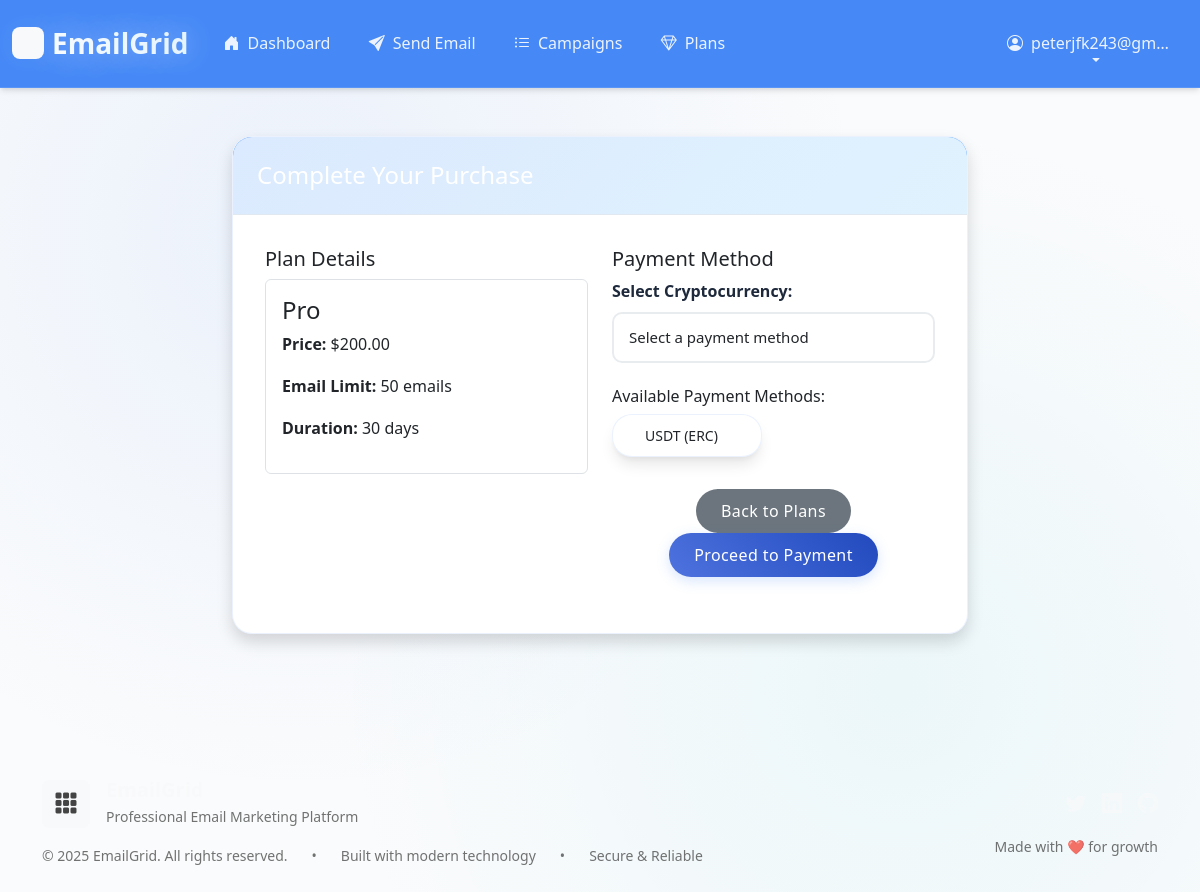
Page /payments/checkout/1/ (signed in) on the committed database.
### accounts/models.py (models this page shows, shortened)
class CustomUser(AbstractUser):
    email = models.EmailField(unique=True)
    username = models.CharField(max_length=150, unique=True, blank=True, null=True)
    created_at = models.DateTimeField(auto_now_add=True)
    updated_at = models.DateTimeField(auto_now=True)
    USERNAME_FIELD = 'email'
    REQUIRED_FIELDS = ['username']
    class Meta:
        verbose_name = 'User'
        verbose_name_plural = 'Users'

### payments/models.py (models this page shows, shortened)
class SubscriptionPlan(models.Model):
    name = models.CharField(max_length=100, null=True, blank=True)
    price = models.DecimalField(max_digits=10, decimal_places=2)
    max_emails = models.IntegerField(default=100)
    duration_days = models.IntegerField(default=30)
    class Meta:
        verbose_name = 'Subscription Plan'
        verbose_name_plural = 'Subscription Plans'

class PaymentInfo(models.Model):
    cryptocurrency = models.CharField(max_length=20, null=True, blank=True)
    symbol = models.CharField(max_length=10, null=True, blank=True)
    wallet_address = models.CharField(max_length=255, null=True, blank=True)
    class Meta:
        verbose_name = 'Payment Info'
        verbose_name_plural = 'Payment Infos'

### payments/views.py (the view)
# urls.py: path('checkout/<int:plan_id>/', views.payment, name='checkout'),
@login_required
def payment(request, plan_id):
    plan = get_object_or_404(SubscriptionPlan, id=plan_id)
    payment_methods = PaymentInfo.objects.all()
    if request.method == 'POST':
        form = PaymentForm(request.POST)
        if form.is_valid():
            payment_method = form.cleaned_data['payment_method']
            payment = Payment.objects.create(
                user=request.user,
                plan=plan,
                payment_wallet=payment_method,
                amount=plan.price,
                status='WAITING'  # Waiting for payment
            )
            return redirect('payments:payment_instructions', payment_id=payment.payment_id)
    else:
        form = PaymentForm()
    return render(request, 'payments/checkout.html', {
        'plan': plan,
        'payment_methods': payment_methods,
        'form': form
    })

### payments/forms.py
class PaymentForm(forms.Form):
    payment_method = forms.ModelChoiceField(
        queryset=PaymentInfo.objects.all(),
        empty_label="Select a payment method",
        widget=forms.Select(attrs={'class': 'form-control'}),
        required=True
    )
    def __init__(self, *args, **kwargs):
        super().__init__(*args, **kwargs)
        self.fields['payment_method'].label_from_instance = lambda obj: f"{obj.cryptocurrency} ({obj.symbol})"

### templates/payments/checkout.html (shortened to what this page needs)
{% extends 'base.html' %}
{% block content %}
<div class="container py-5">
    <div class="row justify-content-center">
        <div class="col-md-8">
            <div class="card shadow">
                <div class="card-header bg-primary text-white">
                    <h4 class="mb-0">Complete Your Purchase</h4>
                </div>
                <div class="card-body">
                    <div class="row mb-4">
                        <div class="col-md-6">
                            <h5 class="card-title">Plan Details</h5>
                            <div class="plan-details p-3 border rounded">
                                <h4>{{ plan.name }}</h4>
                                <p><strong>Price:</strong> ${{ plan.price }}</p>
                                <p><strong>Email Limit:</strong> {{ plan.max_emails }} emails</p>
                                <p><strong>Duration:</strong> {{ plan.duration_days }} days</p>
                            </div>
                        </div>
                        <div class="col-md-6">
                            <h5 class="card-title">Payment Method</h5>
                            <form method="post">
                                <div class="mb-3">
                                    <label for="{{ form.payment_method.id_for_label }}" class="form-label">Select Cryptocurrency:</label>
                                    {{ form.payment_method }}
                                </div>
                                <div class="payment-methods mt-4">
                                    <h6>Available Payment Methods:</h6>
                                    <div class="row">
                                        {% for method in payment_methods %}
                                        <div class="col-md-6 mb-2">
                                            <div class="card">
                                                <div class="card-body py-2">
                                                    <small>{{ method.cryptocurrency }} ({{ method.symbol }})</small>
                                                </div>
                                            </div>
                                        </div>
                                        {% empty %}
                                        <div class="col-12">
                                            <div class="alert alert-warning">No payment methods available</div>
                                        </div>
                                        {% endfor %}
                                    </div>
                                </div>
                                <div class="text-center mt-4">
                                    <a href="{% url 'payments:subscription_plans' %}" class="btn btn-secondary">Back to Plans</a>
                                    <button type="submit" class="btn btn-primary">Proceed to Payment</button>
                                </div>
                            </form>
                        </div>
                    </div>
                </div>
            </div>
        </div>
    </div>
</div>
{% endblock %}

### templates/base.html (shortened to what this page needs)
<!DOCTYPE html>
<html lang="en">
<head>
    {% load static %}
    <link href="https://cdn.jsdelivr.net/npm/bootstrap@5.3.0/dist/css/bootstrap.min.css" rel="stylesheet">
    <link rel="stylesheet" href="https://cdn.jsdelivr.net/npm/bootstrap-icons@1.11.0/font/bootstrap-icons.css">
    <link rel="stylesheet" href="{% static 'css/modern-theme.css' %}">
    <link rel="stylesheet" href="{% static 'css/styles.css' %}">
</head>
<body>
    <nav class="navbar navbar-expand-lg navbar-dark bg-primary sticky-top">
        <div class="container-fluid">
            <a class="navbar-brand text-white d-flex align-items-center" {% if user.is_authenticated %}href="{% url 'accounts:profile' %}"{% else %}href="{% url 'core:index' %}"{% endif %}>
                <div class="me-2 p-1 rounded-3 bg-light d-flex align-items-center justify-content-center" style="width: 32px; height: 32px;">
                    <i class="bi bi-grid-3x3-gap-fill text-primary fs-6"></i>
                </div>
                <span class="fw-bold">EmailGrid</span>
            </a>
            <div class="collapse navbar-collapse d-none d-lg-flex">
                <ul class="navbar-nav me-auto">
                    {% if user.is_authenticated %}
                        <li class="nav-item">
                            <a class="nav-link text-white" href="{% url 'accounts:profile' %}">
                                <i class="bi bi-house-door-fill me-2"></i>Dashboard
                            </a>
                        </li>
                        <li class="nav-item">
                            <a class="nav-link text-white" href="{% url 'core:create_campaign' %}">
                                <i class="bi bi-send-fill me-2"></i>Send Email
                            </a>
                        </li>
                        <li class="nav-item">
                            <a class="nav-link text-white" href="{% url 'core:campaign_list' %}">
                                <i class="bi bi-list-ul me-2"></i>Campaigns
                            </a>
                        </li>
                        <li class="nav-item">
                            <a class="nav-link text-white" href="{% url 'payments:subscription_plans' %}">
                                <i class="bi bi-gem me-2"></i>Plans
                            </a>
                        </li>
                    {% endif %}
                </ul>
                <ul class="navbar-nav">
                    {% if user.is_authenticated %}
                        <li class="nav-item dropdown">
                            <a class="nav-link dropdown-toggle text-white d-flex align-items-center" href="#" role="button" data-bs-toggle="dropdown">
                                <i class="bi bi-person-circle me-2"></i>{{ user.email|truncatechars:15 }}
                            </a>
                        </li>
                    {% endif %}
                </ul>
            </div>
        </div>
    </nav>
    <main class="flex-grow-1">
        {% block content %}
        {% endblock %}
    </main>
    <footer class="py-5 mt-5">
        <div class="container">
            <div class="row align-items-center">
                <div class="col-md-8">
                    <div class="d-flex align-items-center mb-3">
                        <div class="me-3 p-2 rounded-3 bg-light d-flex align-items-center justify-content-center" style="width: 48px; height: 48px;">
                            <i class="bi bi-grid-3x3-gap-fill text-primary-blue fs-4"></i>
                        </div>
                        <div>
                            <h5 class="mb-1 fw-bold text-light">EmailGrid</h5>
                            <p class="mb-0 opacity-75 small">Professional Email Marketing Platform</p>
                        </div>
                    </div>
                    <div class="d-flex flex-wrap gap-4 opacity-75">
                        <small>© {% now "Y" %} EmailGrid. All rights reserved.</small>
                        <small>•</small>
                        <small>Built with modern technology</small>
                        <small>•</small>
                        <small>Secure & Reliable</small>
                    </div>
                </div>
                <div class="col-md-4 text-md-end mt-4 mt-md-0">
                    <div class="d-flex justify-content-md-end justify-content-center gap-3">
                        <a href="#" class="text-light opacity-75 text-decoration-none">
                            <i class="bi bi-twitter fs-5"></i>
                        </a>
                        <a href="#" class="text-light opacity-75 text-decoration-none">
                            <i class="bi bi-linkedin fs-5"></i>
                        </a>
                        <a href="#" class="text-light opacity-75 text-decoration-none">
                            <i class="bi bi-github fs-5"></i>
                        </a>
                    </div>
                    <small class="d-block mt-3 opacity-75">Made with ❤️ for growth</small>
                </div>
            </div>
        </div>
    </footer>
</body>
</html>

### static/css/modern-theme.css (style rules this page uses)
:root { --primary-blue: #3b82f6; --primary-light: #60a5fa; --primary-dark: #1d4ed8; --secondary-blue: #06b6d4; --accent-blue: #0ea5e9; --sky-light: #e0f2fe; --sky-lighter: #f0f9ff; --primary-gradient: linear-gradient(135deg, #3b82f6 0%, #06b6d4 100%); --secondary-gradient: linear-gradient(135deg, #60a5fa 0%, #0ea5e9 100%); --success-gradient: linear-gradient(135deg, #10b981 0%, #06b6d4 100%); --hero-gradient: linear-gradient(135deg, #dbeafe 0%, #e0f2fe 100%); --surface-bg: #fafbfc; --card-bg: #ffffff; --nav-bg: rgba(59, 130, 246, 0.95); --footer-bg: linear-gradient(135deg, #1e40af 0%, #0369a1 100%); --text-primary: #1e293b; --text-secondary: #64748b; --text-muted: #94a3b8; --text-light: #ffffff; --border-light: #e2e8f0; --border-medium: #cbd5e1; --shadow-sm: 0 1px 2px 0 rgba(0, 0, 0, 0.05); --shadow-md: 0 4px 6px -1px rgba(0, 0, 0, 0.1), 0 2px 4px -1px rgba(0, 0, 0, 0.06); --shadow-lg: 0 10px 15px -3px rgba(0, 0, 0, 0.1), 0 4px 6px -2px rgba(0, 0, 0, 0.05); --shadow-xl: 0 20px 25px -5px rgba(0, 0, 0, 0.1), 0 10px 10px -5px rgba(0, 0, 0, 0.04); --shadow-blue: 0 4px 14px 0 rgba(59, 130, 246, 0.2); --transition-fast: all 0.2s cubic-bezier(0.4, 0, 0.2, 1); --transition-smooth: all 0.3s cubic-bezier(0.4, 0, 0.2, 1); --transition-bounce: all 0.3s cubic-bezier(0.68, -0.55, 0.265, 1.55); }
* { scroll-behavior: smooth; }
body { font-family: 'Inter', -apple-system, BlinkMacSystemFont, 'Segoe UI', 'Roboto', sans-serif; background: var(--surface-bg); background-image: radial-gradient(circle at 25% 25%, rgba(59, 130, 246, 0.08) 0%, transparent 50%), radial-gradient(circle at 75% 75%, rgba(6, 182, 212, 0.06) 0%, transparent 50%); min-height: 100vh; display: flex; flex-direction: column; line-height: 1.6; color: var(--text-primary); font-weight: 400; }
.navbar { backdrop-filter: blur(20px); background: var(--nav-bg) !important; border-bottom: 1px solid rgba(255, 255, 255, 0.1); padding: 1rem 0; box-shadow: var(--shadow-md); }
.navbar-brand { font-weight: 700; font-size: 1.75rem; background: linear-gradient(45deg, #ffffff, #e0f2fe); -webkit-background-clip: text; -webkit-text-fill-color: transparent; background-clip: text; text-shadow: 0 0 30px rgba(255, 255, 255, 0.5); }
.nav-link { font-weight: 500; transition: var(--transition-smooth); position: relative; padding: 0.6rem 1.2rem !important; border-radius: 12px; color: rgba(255, 255, 255, 0.9) !important; }
.nav-link::after { content: ''; position: absolute; width: 0; height: 2px; bottom: 4px; left: 50%; background: linear-gradient(90deg, transparent, #ffffff, transparent); transition: var(--transition-smooth); border-radius: 1px; }
.card { border: none; border-radius: 20px; box-shadow: var(--shadow-lg); background: var(--card-bg); backdrop-filter: blur(10px); transition: var(--transition-smooth); overflow: hidden; border: 1px solid rgba(59, 130, 246, 0.1); }
.card-header { background: var(--hero-gradient); border-bottom: 1px solid var(--border-light); padding: 1.5rem; font-weight: 600; color: var(--text-primary); }
.card-body { padding: 2rem; }
.btn { font-weight: 500; border-radius: 12px; padding: 12px 28px; transition: var(--transition-smooth); border: none; position: relative; overflow: hidden; text-transform: none; letter-spacing: 0.025em; }
.btn::before { content: ''; position: absolute; top: 0; left: -100%; width: 100%; height: 100%; background: linear-gradient(90deg, transparent, rgba(255, 255, 255, 0.2), transparent); transition: left 0.5s; }
.btn-primary { background: var(--primary-gradient); color: white; box-shadow: var(--shadow-blue); }
.form-control { font-size: 15px; border-radius: 12px; border: 2px solid var(--border-light); padding: 12px 16px; transition: var(--transition-smooth); background: rgba(255, 255, 255, 0.95); backdrop-filter: blur(10px); }
.form-label { font-weight: 600; color: var(--text-primary); margin-bottom: 8px; }

### static/css/styles.css (style rules this page uses)
:root { --primary-color: #4e73df; --primary-dark: #224abe; --secondary-color: #f8f9fa; --text-color: #444; --border-radius: 15px; --box-shadow: 0 10px 30px rgba(0,0,0,0.1); }
body { color: var(--text-color); font-family: 'Segoe UI', Tahoma, Geneva, Verdana, sans-serif; }
.btn { border-radius: 50px; padding: 10px 25px; font-weight: 500; transition: all 0.3s ease; }
.btn-primary { background: linear-gradient(45deg, var(--primary-color), var(--primary-dark)); border: none; }
.form-control { border-radius: 10px; padding: 12px 15px; border: 2px solid #e9ecef; }

### rows in the picture
CustomUser: email "peterjfk243@gm…"
SubscriptionPlan: name "Pro", price "200.00", max_emails "50", duration_days "30"
PaymentInfo: cryptocurrency "USDT", symbol "ERC"
